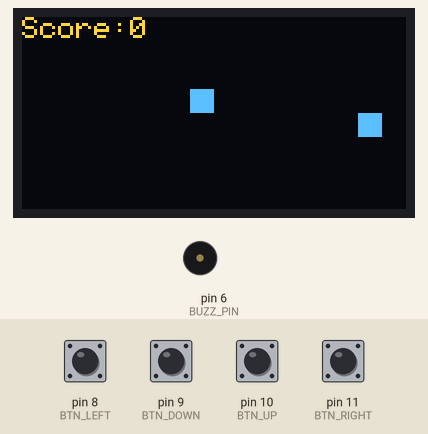
Recording of a sketch running on a simulated Arduino Uno, built with avr-gcc and run on an emulated ATmega328P. Shown: 128×64 one-colour display, buzzer (waves = sounding). The test bench sets the inputs (shaded band); at power-on: pin 8 (BTN_LEFT), pin 9 (BTN_DOWN), pin 10 (BTN_UP), pin 11 (BTN_RIGHT) HIGH. The OLED is the two-colour kind (top 16 rows yellow); random numbers use the default seed unless the sketch sets one.

Above: at 7.0 s.
7.1 s: pin 8 (BTN_LEFT) pulled LOW for 0.15 s
At 7.26 s:
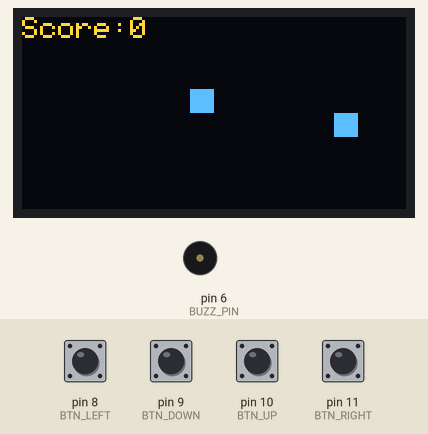
10.2 s: pin 9 (BTN_DOWN) pulled LOW for 0.15 s
At 10.37 s:
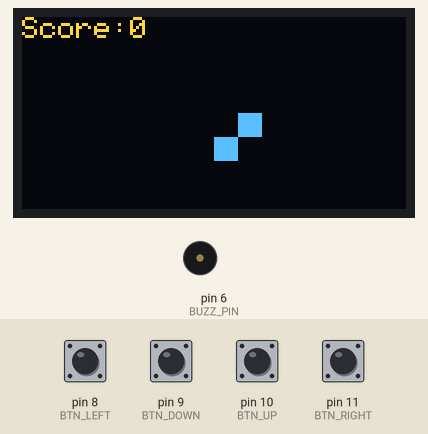
11.8 s: pin 10 (BTN_UP) pulled LOW for 0.15 s
At 12.03 s:
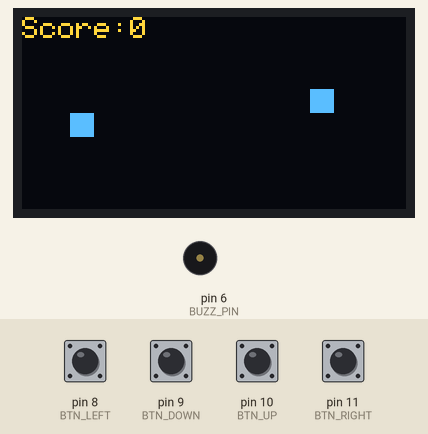
13.4 s: pin 8 (BTN_LEFT) pulled LOW for 1 s
At 13.68 s:
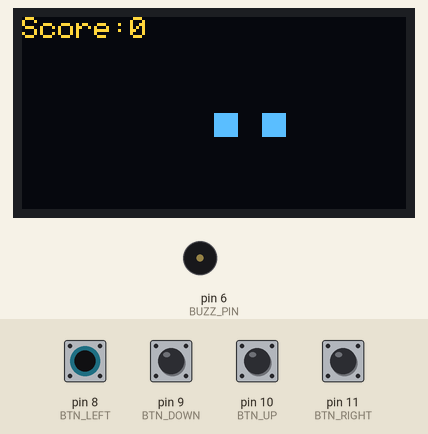
15.9 s: pin 9 (BTN_DOWN) pulled LOW for 1 s
At 16.17 s:
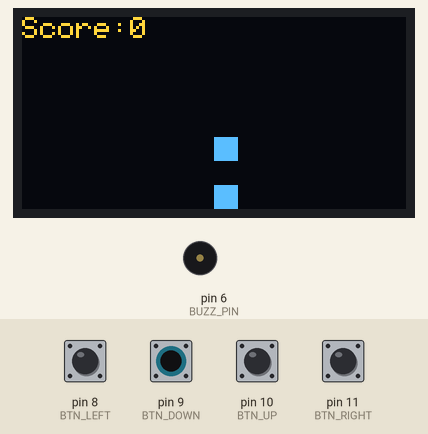
18.4 s: pin 10 (BTN_UP) pulled LOW for 1 s
At 18.66 s:
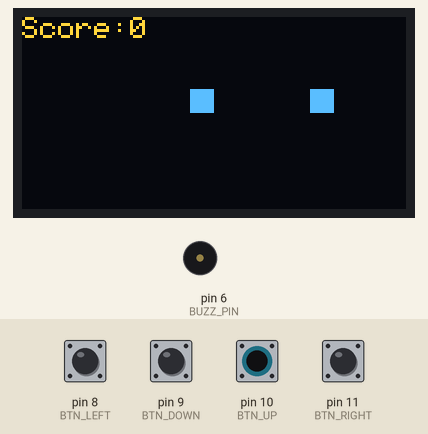
Timing chart, 0 to 21.9 s (numbered marks = the images above; inputs shaded):
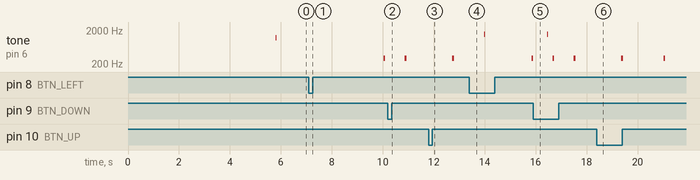

Measured:
- by itself, tone on pin 6 (BUZZ_PIN): alternates 300 Hz for 0.07 s and silent for 1.6 s

The sketch:

SnakeOLED_128x64.ino
```cpp
#include <Adafruit_GFX.h>
#include <Adafruit_SSD1306.h>

#define SCREEN_WIDTH  128
#define SCREEN_HEIGHT 64
#define OLED_RESET    -1
Adafruit_SSD1306 display(SCREEN_WIDTH, SCREEN_HEIGHT, &Wire, OLED_RESET);

/*-------- кнопки --------*/
const int BTN_UP    = 10;
const int BTN_DOWN  = 9;
const int BTN_LEFT  = 8;
const int BTN_RIGHT = 11;

/*-------- зуммер --------*/
const int BUZZ_PIN  = 6;

/*-------- змейка --------*/
int snakeX[100], snakeY[100];
int snakeLength = 1;
int foodX, foodY;
int dir = 0;        // 0-вправо, 1-влево, 2-вверх, 3-вниз
int score = 0;

/*======= звуки =======*/
void playEat()   { tone(BUZZ_PIN, 1500, 30); }
void playBump()  { tone(BUZZ_PIN, 300, 70); }

/*======= прототипы =======*/
void showSplash();
void resetGame();
void generateFood();
void moveSnake();
void draw();

/*=========================*/
void setup() {
  display.begin(SSD1306_SWITCHCAPVCC, 0x3C);
  display.clearDisplay();

  pinMode(BTN_UP,    INPUT_PULLUP);
  pinMode(BTN_DOWN,  INPUT_PULLUP);
  pinMode(BTN_LEFT,  INPUT_PULLUP);
  pinMode(BTN_RIGHT, INPUT_PULLUP);
  pinMode(BUZZ_PIN,  OUTPUT);

  showSplash();
  resetGame();
}

void loop() {
  /*--- чтение кнопок ---*/
  if (!digitalRead(BTN_UP))    dir = 2;
  if (!digitalRead(BTN_DOWN))  dir = 3;
  if (!digitalRead(BTN_LEFT))  dir = 1;
  if (!digitalRead(BTN_RIGHT)) dir = 0;

  moveSnake();
  draw();
  delay(180);
}

/*======================*/
void showSplash() {
  display.clearDisplay();

  const char *title  = "SNAKE";
  const char *prompt = "Press any key...";

  // 1. Мигание заголовка
  for (int8_t f = 0; f < 6; f++) {
    display.clearDisplay();
    display.setTextSize(3);
    display.setTextColor(f & 1 ? BLACK : WHITE);
    display.setCursor(18, 14);
    display.print(title);
    display.display();
    delay(250);
  }

  // 2. Бегущая строка «Press key...»
  int16_t x = SCREEN_WIDTH;
  display.setTextSize(1);
  display.setTextColor(WHITE);
  while (x > - (int16_t)(strlen(prompt) * 6)) {
    display.clearDisplay();
    display.setCursor(x, 48);
    display.print(prompt);
    display.display();
    delay(80);
    x -= 6;

    // выход по кнопке
    if (!digitalRead(BTN_UP) || !digitalRead(BTN_DOWN) ||
        !digitalRead(BTN_LEFT) || !digitalRead(BTN_RIGHT)) {
      break;
    }
  }

  // 3. Финальный «щелчок» при выходе
  tone(BUZZ_PIN, 1200, 30);
  delay(100);
  display.clearDisplay();
}

void resetGame() {
  snakeLength = 1;
  dir = 0;
  snakeX[0] = SCREEN_WIDTH  / 2;
  snakeY[0] = SCREEN_HEIGHT / 2;
  score = 0;
  generateFood();
}

void generateFood() {
  foodX = random(0, SCREEN_WIDTH  / 8) * 8;
  foodY = random(2, SCREEN_HEIGHT / 8) * 8; // под строкой счёта
}

void moveSnake() {
  int oldX = snakeX[0];
  int oldY = snakeY[0];

  // сдвигаем тело
  for (int i = snakeLength; i > 0; i--) {
    snakeX[i] = snakeX[i - 1];
    snakeY[i] = snakeY[i - 1];
  }

  // двигаем голову
  switch (dir) {
    case 0: snakeX[0] += 8; break;
    case 1: snakeX[0] -= 8; break;
    case 2: snakeY[0] -= 8; break;
    case 3: snakeY[0] += 8; break;
  }

  // отражение от стен
  if (snakeX[0] < 0 || snakeX[0] >= SCREEN_WIDTH ||
    snakeY[0] < 0 || snakeY[0] >= SCREEN_HEIGHT) {
    playBump();
    resetGame();
    return;
  }

  // столкновение со своим телом – отскок
  for (int i = 1; i < snakeLength; i++) {
    if (snakeX[0] == snakeX[i] && snakeY[0] == snakeY[i]) {
      playBump();
      snakeX[0] = oldX;
      snakeY[0] = oldY;
      return;
    }
  }

  // поедание еды
  if (snakeX[0] == foodX && snakeY[0] == foodY) {
    snakeLength++;
    score++;
    generateFood();
    playEat();
  }
}

void draw() {
  display.clearDisplay();

  // счёт
  display.setCursor(0, 0);
  display.setTextColor(WHITE);
  display.setTextSize(1);
  display.print("Score:");
  display.print(score);

  // еда
  display.fillRect(foodX, foodY, 8, 8, WHITE);

  // змейка
  for (int i = 0; i < snakeLength; i++) {
    display.fillRect(snakeX[i], snakeY[i], 8, 8, WHITE);
  }

  display.display();
}
```
